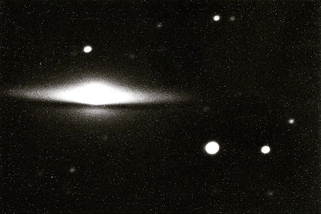
#> input picture IncubadoraBot/makerBot/imageProcessing/images/20180303_214020_sombrero.png, 321 x 214 px, shrunk from 765 x 510 before the run, given in place of 20180303_214020_sombrero.png.png, which was not available
$ python cncBot.py
#> lines starting #> are read from the running program, lines starting #| are printed output that depends on the picture; pictures that were not available may be replaced by others from this repository, and a replacement may not be noted
from PIL import Image, ImageFilter, ImageOps
import os
import ezdxf

# Remove the background from the image
def remove_background(input_image):
    output_image = input_image.convert("RGBA")  # Convert to RGBA to support transparency
    # Make the white color (RGB 255, 255, 255) transparent
    output_image = ImageOps.expand(output_image, border=2, fill='white')  # Add padding to prevent edge cutting
    transparent_area = output_image.convert("L").point(lambda x: 0 if x == 255 else 255)  # Create a mask of the white area
    output_image.putalpha(transparent_area)
    return output_image

# Apply negative effect to the image
def apply_negative(input_image):
    input_image_rgb = input_image.convert("RGB")
    pixels = input_image_rgb.load()
    width, height = input_image.size
    for y in range(height):
        for x in range(width):
            r, g, b = pixels[x, y]
            pixels[x, y] = (255 - r, 255 - g, 255 - b)
    return input_image_rgb

# Apply a low-pass filter to smooth the image
def apply_low_pass_filter(input_image, radius=2):
    output_image = input_image.filter(ImageFilter.GaussianBlur(radius))
    return output_image

# Binarize the image based on a threshold entered by the user
def binarize(input_image, threshold):
    output_image = input_image.convert("L") # Convert image to grayscale
    output_image = output_image.point(lambda x: 0 if x <= threshold else 255)
    return output_image

# Apply edge detection to the image using Sobel operator
def apply_edge_detection(input_image):
    output_image = input_image.filter(ImageFilter.FIND_EDGES)
    return output_image

# Convert image to DXF format
def convert_to_dxf(input_image, output_folder, output_filename):
    dxf_path = os.path.join(output_folder, f"{output_filename}.dxf")
    doc = ezdxf.new()
    msp = doc.modelspace()
    width, height = input_image.size
    for y in range(height):
        for x in range(width):
            if input_image.getpixel((x, y)) != (255, 255, 255, 0):  # Ignore fully transparent pixels
                msp.add_line((x, y), (x+1, y+1))  # Add a line for each non-transparent pixel
    doc.saveas(dxf_path)
    return dxf_path

# Main function to process the image
def main(input_filename):
    input_filepath = os.path.join("images", input_filename + ".png")
    output_folder = "output"
    if not os.path.exists(output_folder):
        os.makedirs(output_folder)

    # Open the input image
    input_image = Image.open(input_filepath)

    # Apply low-pass filter
    input_image = apply_low_pass_filter(input_image)

    # Binarize the image
    #input_image = binarize(input_image, 80)

    # Apply edge detection
    input_image = apply_edge_detection(input_image)

    # Apply Negative edge detection again
    input_image = apply_negative(input_image)

    # Remove background
    output_image = remove_background(input_image)

    # Save the resulting image
    output_filename = input_filename + "_mod"
    output_image.save(os.path.join(output_folder, f"{output_filename}.png"))

    # Convert to DXF
    dxf_file = convert_to_dxf(output_image, output_folder, output_filename)

    print("\nImage processing complete. Result saved as", output_filename + ".png")
    print("Result also saved as DXF:", dxf_file)
    print("\n")

if __name__ == "__main__":
    input_filename = input("\nEnter the input image filename: ")
#> the answer given: ../../images/20180303_214020_sombrero.png
    main(input_filename)
#> in main, input_image is the input picture: PIL image 321x214 RGB; mean R, G, B 25.9, 24.2, 19.6
#> in apply_low_pass_filter, `output_image = input_image.filter(ImageFilter.GaussianBlur(radius))`:
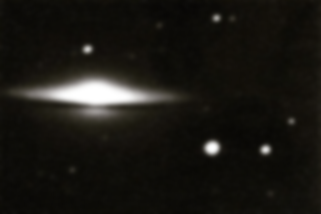
#> output_image: PIL image 321x214 RGB; mean R, G, B 25.9, 24.2, 19.6
#> in apply_edge_detection, `output_image = input_image.filter(ImageFilter.FIND_EDGES)`:
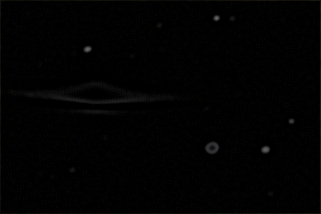
#> output_image: PIL image 321x214 RGB; mean R, G, B 1.8, 1.8, 1.8
#> in main, `input_image = apply_negative(input_image)`:
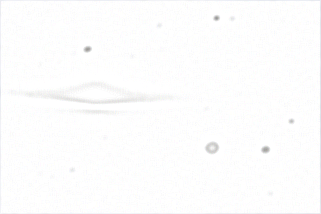
#> input_image: PIL image 321x214 RGB; mean R, G, B 253.2, 253.2, 253.2
#> in remove_background, `transparent_area = output_image.convert("L").point(lambda x: 0 if x ==..`:
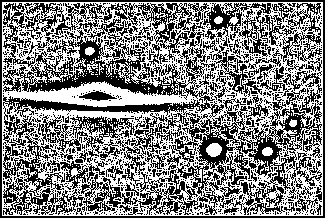
#> transparent_area: PIL image 325x218 L; 50.2% white; black in thin lines or dots
#| Result also saved as DXF: output/../../images/20180303_214020_sombrero.png_mod.dxf
